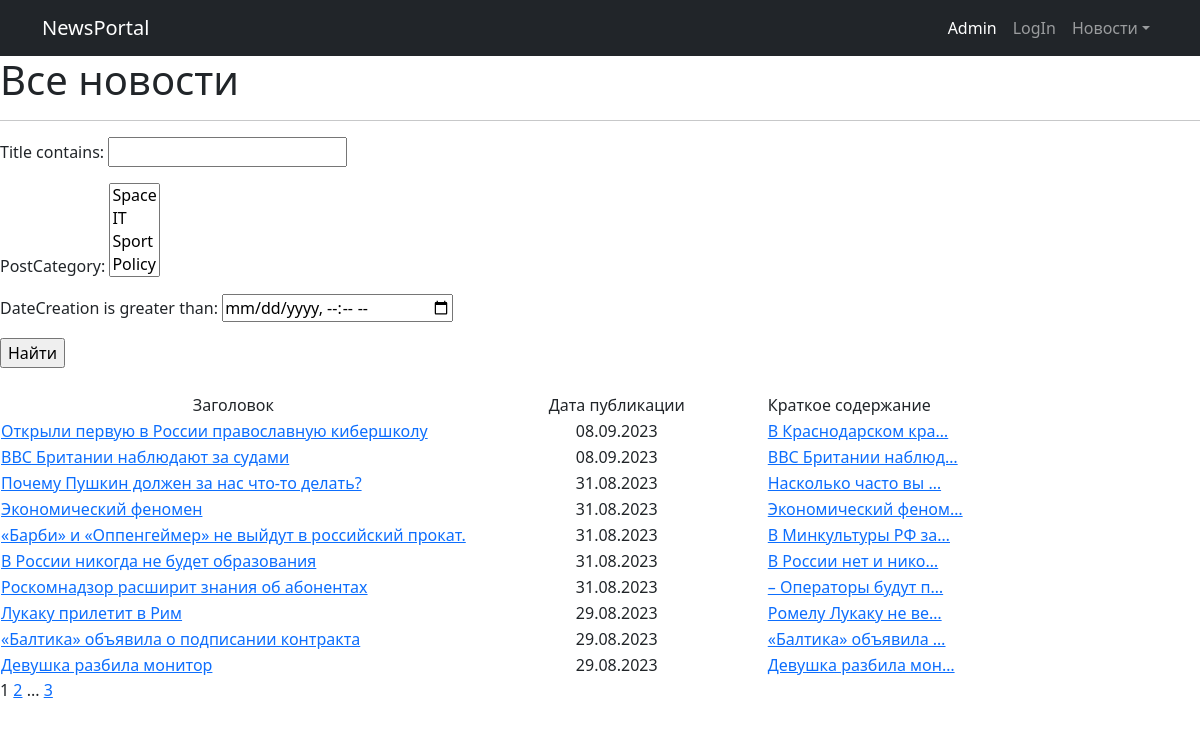
The page / on the database its author committed.
### News/models.py (models this page shows, shortened)
class Post(models.Model):
    NEWS = 'NW'
    ARTICLE = 'AR'
    CATEGORY_CHOICES = (
        (NEWS, "Новость"),
        (ARTICLE, 'Статья'),
    )
    dateCreation = models.DateTimeField(auto_now_add=True)
    categoryType = models.CharField(max_length=2, choices=CATEGORY_CHOICES, default=ARTICLE)
    author = models.ForeignKey(Author, on_delete=models.CASCADE, related_name='posts')
    postCategory = models.ManyToManyField(Category, through='PostCategory')
    title = models.CharField(max_length=128)
    text = models.TextField()
    rating = models.SmallIntegerField(default=0)
    class Meta:
        verbose_name = 'Публикация'
        verbose_name_plural = 'Публикации'

### News/views.py (the view)
# urls.py: path('', cache_page(60)(PostList.as_view()), name='posts_list'),
class PostList(ListView):
    model = Post
    ordering = '-dateCreation'
    template_name = 'news/all_news.html'
    context_object_name = 'all_news'
    paginate_by = 10
    def get_queryset(self):
        queryset = super().get_queryset()
        self.filterset = NewsFilter(self.request.GET, queryset)
        return self.filterset.qs
    def get_context_data(self, **kwargs):
        context = super().get_context_data(**kwargs)
        context['filterset'] = self.filterset
        return context

### News/context_processors.py (called while the page is built)
def news_for_header(request):
    return {
        'news_for_header': Post.objects.order_by('-dateCreation')
    }

### News/models.py (called while the page is built)
    def __str__(self):
        return self.name

### News/templatetags/custom_filters.py (called while the page is built)
@register.filter()
def censorship(value):
    words = value.split()  # Разделяем текст на слова
    censored_words = []
    for word in words:
        if word.lower() in censor_words:  # для проверки приводим к нижнему регистру
            censored_words.append('*' * len(word))
        else:
            censored_words.append(word)
    return ' '.join(censored_words)  # Собираем обратно в текст

### News/templatetags/custom_tags.py (called while the page is built)
@register.simple_tag(takes_context=True)
def url_replace(context, **kwargs):
    d = context['request'].GET.copy()
    for k, v in kwargs.items():
        d[k] = v
    return d.urlencode()

### templates/news/all_news.html (shortened to what this page needs)
{% extends 'flatpages/default.html' %}
{% load custom_filters %}
{% load custom_tags %}
{% block content %}
	<h1>Все новости</h1>
	<hr>
	<form action="" method="get">
		{{ filterset.form.as_p }}
		<input type="submit" value="Найти"/>
	</form>
	{% if all_news %}
		<br/>
		<table>
			<tr>
				<td style="text-align: center;">Заголовок</td>
				<td style="text-align: center; width: 300px;">Дата публикации</td>
				<td style="width: 300px;">Краткое содержание</td>
			</tr>
			{% for one_news in all_news %}
				<tr>
					<td><a href="/news/{{ one_news.pk }}">{{ one_news.title|censorship }}</td>
					<td style="text-align: center; width: 300px;">{{ one_news.dateCreation|date:'d.m.Y' }}</td>
					<td style="width: 300px;"><a
						href="/news/{{ one_news.pk }}">{{ one_news.text|truncatechars:20|censorship }}</td>
					<td>
					</td>
				</tr>
			{% endfor %}
		</table>
	{% else %}
		<h2>Новостей нет!</h2>
	{% endif %}
	{{ page_obj.number }}
	{% if page_obj.has_next %}
		<a href="?{% url_replace page=page_obj.next_page_number %}">{{ page_obj.next_page_number }}</a>
		{% if paginator.num_pages != page_obj.next_page_number %}
			...
			<a href="?{% url_replace page=page_obj.paginator.num_pages %}">{{ page_obj.paginator.num_pages }}</a>
		{% endif %}
	{% endif %}
{% endblock content %}

### rows shown on the page
Post: title|censorship "Открыли первую в России православную кибершколу", dateCreation "08.09.2023", text|censorship "В Краснодарском кра…"
Post: title|censorship "ВВС Британии наблюдают за судами", dateCreation "08.09.2023", text|censorship "ВВС Британии наблюд…"
Post: title|censorship "Почему Пушкин должен за нас что-то делать?", dateCreation "31.08.2023", text|censorship "Насколько часто вы …"
Post: title|censorship "Экономический феномен", dateCreation "31.08.2023", text|censorship "Экономический феном…"
Post: title|censorship "«Барби» и «Оппенгеймер» не выйдут в российский прокат.", dateCreation "31.08.2023", text|censorship "В Минкультуры РФ за…"
Post: title|censorship "В России никогда не будет образования", dateCreation "31.08.2023", text|censorship "В России нет и нико…"
Post: title|censorship "Роскомнадзор расширит знания об абонентах", dateCreation "31.08.2023", text|censorship "– Операторы будут п…"
Post: title|censorship "Лукаку прилетит в Рим", dateCreation "29.08.2023", text|censorship "Ромелу Лукаку не ве…"
Post: title|censorship "«Балтика» объявила о подписании контракта", dateCreation "29.08.2023", text|censorship "«Балтика» объявила …"
Post: title|censorship "Девушка разбила монитор", dateCreation "29.08.2023", text|censorship "Девушка разбила мон…"

### other values the page prints
{{ page_obj.number }} "1"
{{ page_obj.next_page_number }} "2"
{{ page_obj.paginator.num_pages }} "3"
